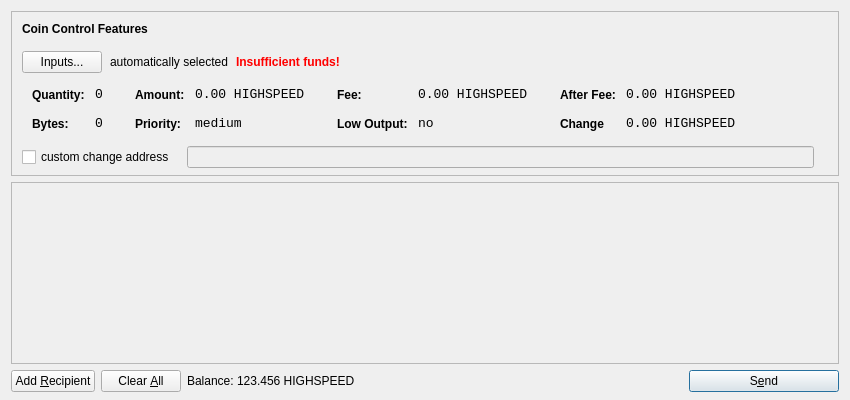
<?xml version="1.0" encoding="UTF-8"?>
<ui version="4.0">
 <class>SendCoinsDialog</class>
 <widget class="QDialog" name="SendCoinsDialog">
  <property name="geometry">
   <rect>
    <x>0</x>
    <y>0</y>
    <width>850</width>
    <height>400</height>
   </rect>
  </property>
  <property name="windowTitle">
   <string>Send Coins</string>
  </property>
  <layout class="QVBoxLayout" name="verticalLayout" stretch="0,1,0">
   <property name="bottomMargin">
    <number>8</number>
   </property>
   <item>
    <widget class="QFrame" name="frameCoinControl">
     <property name="sizePolicy">
      <sizepolicy hsizetype="Expanding" vsizetype="Expanding">
       <horstretch>0</horstretch>
       <verstretch>0</verstretch>
      </sizepolicy>
     </property>
     <property name="maximumSize">
      <size>
       <width>16777215</width>
       <height>16777215</height>
      </size>
     </property>
     <property name="frameShape">
      <enum>QFrame::StyledPanel</enum>
     </property>
     <property name="frameShadow">
      <enum>QFrame::Sunken</enum>
     </property>
     <layout class="QVBoxLayout" name="verticalLayoutCoinControl2">
      <property name="spacing">
       <number>-1</number>
      </property>
      <property name="leftMargin">
       <number>0</number>
      </property>
      <property name="topMargin">
       <number>0</number>
      </property>
      <property name="rightMargin">
       <number>0</number>
      </property>
      <property name="bottomMargin">
       <number>6</number>
      </property>
      <item>
       <layout class="QVBoxLayout" name="verticalLayoutCoinControl" stretch="0,0,0,0,1">
        <property name="spacing">
         <number>0</number>
        </property>
        <property name="leftMargin">
         <number>10</number>
        </property>
        <property name="topMargin">
         <number>10</number>
        </property>
        <item>
         <layout class="QHBoxLayout" name="horizontalLayoutCoinControl1">
          <property name="bottomMargin">
           <number>15</number>
          </property>
          <item>
           <widget class="QLabel" name="labelCoinControlFeatures">
            <property name="sizePolicy">
             <sizepolicy hsizetype="Preferred" vsizetype="Maximum">
              <horstretch>0</horstretch>
              <verstretch>0</verstretch>
             </sizepolicy>
            </property>
            <property name="font">
             <font>
              <weight>75</weight>
              <bold>true</bold>
             </font>
            </property>
            <property name="styleSheet">
             <string notr="true">font-weight:bold;</string>
            </property>
            <property name="text">
             <string>Coin Control Features</string>
            </property>
           </widget>
          </item>
         </layout>
        </item>
        <item>
         <layout class="QHBoxLayout" name="horizontalLayoutCoinControl2" stretch="0,0,0,0">
          <property name="spacing">
           <number>8</number>
          </property>
          <property name="bottomMargin">
           <number>10</number>
          </property>
          <item>
           <widget class="QPushButton" name="pushButtonCoinControl">
            <property name="styleSheet">
             <string notr="true"/>
            </property>
            <property name="text">
             <string>Inputs...</string>
            </property>
           </widget>
          </item>
          <item>
           <widget class="QLabel" name="labelCoinControlAutomaticallySelected">
            <property name="text">
             <string>automatically selected</string>
            </property>
            <property name="margin">
             <number>5</number>
            </property>
           </widget>
          </item>
          <item>
           <widget class="QLabel" name="labelCoinControlInsuffFunds">
            <property name="font">
             <font>
              <weight>75</weight>
              <bold>true</bold>
             </font>
            </property>
            <property name="styleSheet">
             <string notr="true">color:red;font-weight:bold;</string>
            </property>
            <property name="text">
             <string>Insufficient funds!</string>
            </property>
            <property name="margin">
             <number>5</number>
            </property>
           </widget>
          </item>
          <item>
           <spacer name="horizontalSpacerCoinControl">
            <property name="orientation">
             <enum>Qt::Horizontal</enum>
            </property>
            <property name="sizeHint" stdset="0">
             <size>
              <width>40</width>
              <height>1</height>
             </size>
            </property>
           </spacer>
          </item>
         </layout>
        </item>
        <item>
         <widget class="QWidget" name="widgetCoinControl" native="true">
          <property name="sizePolicy">
           <sizepolicy hsizetype="Preferred" vsizetype="Preferred">
            <horstretch>0</horstretch>
            <verstretch>0</verstretch>
           </sizepolicy>
          </property>
          <property name="minimumSize">
           <size>
            <width>0</width>
            <height>0</height>
           </size>
          </property>
          <property name="styleSheet">
           <string notr="true"/>
          </property>
          <layout class="QHBoxLayout" name="horizontalLayoutCoinControl5">
           <property name="margin">
            <number>0</number>
           </property>
           <item>
            <layout class="QHBoxLayout" name="horizontalLayoutCoinControl3" stretch="0,0,0,1">
             <property name="spacing">
              <number>20</number>
             </property>
             <property name="topMargin">
              <number>0</number>
             </property>
             <property name="bottomMargin">
              <number>10</number>
             </property>
             <item>
              <layout class="QFormLayout" name="formLayoutCoinControl1">
               <property name="horizontalSpacing">
                <number>10</number>
               </property>
               <property name="verticalSpacing">
                <number>14</number>
               </property>
               <property name="leftMargin">
                <number>10</number>
               </property>
               <property name="topMargin">
                <number>4</number>
               </property>
               <property name="rightMargin">
                <number>6</number>
               </property>
               <item row="0" column="0">
                <widget class="QLabel" name="labelCoinControlQuantityText">
                 <property name="styleSheet">
                  <string notr="true">font-weight:bold;</string>
                 </property>
                 <property name="text">
                  <string>Quantity:</string>
                 </property>
                 <property name="margin">
                  <number>0</number>
                 </property>
                </widget>
               </item>
               <item row="0" column="1">
                <widget class="QLabel" name="labelCoinControlQuantity">
                 <property name="font">
                  <font>
                   <family>Monospace</family>
                   <pointsize>10</pointsize>
                  </font>
                 </property>
                 <property name="cursor">
                  <cursorShape>IBeamCursor</cursorShape>
                 </property>
                 <property name="contextMenuPolicy">
                  <enum>Qt::ActionsContextMenu</enum>
                 </property>
                 <property name="text">
                  <string>0</string>
                 </property>
                 <property name="margin">
                  <number>0</number>
                 </property>
                 <property name="textInteractionFlags">
                  <set>Qt::LinksAccessibleByMouse|Qt::TextSelectableByKeyboard|Qt::TextSelectableByMouse</set>
                 </property>
                </widget>
               </item>
               <item row="1" column="0">
                <widget class="QLabel" name="labelCoinControlBytesText">
                 <property name="styleSheet">
                  <string notr="true">font-weight:bold;</string>
                 </property>
                 <property name="text">
                  <string>Bytes:</string>
                 </property>
                </widget>
               </item>
               <item row="1" column="1">
                <widget class="QLabel" name="labelCoinControlBytes">
                 <property name="font">
                  <font>
                   <family>Monospace</family>
                   <pointsize>10</pointsize>
                  </font>
                 </property>
                 <property name="cursor">
                  <cursorShape>IBeamCursor</cursorShape>
                 </property>
                 <property name="contextMenuPolicy">
                  <enum>Qt::ActionsContextMenu</enum>
                 </property>
                 <property name="text">
                  <string>0</string>
                 </property>
                 <property name="textInteractionFlags">
                  <set>Qt::LinksAccessibleByMouse|Qt::TextSelectableByKeyboard|Qt::TextSelectableByMouse</set>
                 </property>
                </widget>
               </item>
              </layout>
             </item>
             <item>
              <layout class="QFormLayout" name="formLayoutCoinControl2">
               <property name="horizontalSpacing">
                <number>10</number>
               </property>
               <property name="verticalSpacing">
                <number>14</number>
               </property>
               <property name="leftMargin">
                <number>6</number>
               </property>
               <property name="topMargin">
                <number>4</number>
               </property>
               <property name="rightMargin">
                <number>6</number>
               </property>
               <item row="0" column="0">
                <widget class="QLabel" name="labelCoinControlAmountText">
                 <property name="styleSheet">
                  <string notr="true">font-weight:bold;</string>
                 </property>
                 <property name="text">
                  <string>Amount:</string>
                 </property>
                 <property name="margin">
                  <number>0</number>
                 </property>
                </widget>
               </item>
               <item row="0" column="1">
                <widget class="QLabel" name="labelCoinControlAmount">
                 <property name="font">
                  <font>
                   <family>Monospace</family>
                   <pointsize>10</pointsize>
                  </font>
                 </property>
                 <property name="cursor">
                  <cursorShape>IBeamCursor</cursorShape>
                 </property>
                 <property name="contextMenuPolicy">
                  <enum>Qt::ActionsContextMenu</enum>
                 </property>
                 <property name="text">
                  <string>0.00 HIGHSPEED</string>
                 </property>
                 <property name="textInteractionFlags">
                  <set>Qt::LinksAccessibleByMouse|Qt::TextSelectableByKeyboard|Qt::TextSelectableByMouse</set>
                 </property>
                </widget>
               </item>
               <item row="1" column="0">
                <widget class="QLabel" name="labelCoinControlPriorityText">
                 <property name="styleSheet">
                  <string notr="true">font-weight:bold;</string>
                 </property>
                 <property name="text">
                  <string>Priority:</string>
                 </property>
                </widget>
               </item>
               <item row="1" column="1">
                <widget class="QLabel" name="labelCoinControlPriority">
                 <property name="font">
                  <font>
                   <family>Monospace</family>
                   <pointsize>10</pointsize>
                  </font>
                 </property>
                 <property name="cursor">
                  <cursorShape>IBeamCursor</cursorShape>
                 </property>
                 <property name="contextMenuPolicy">
                  <enum>Qt::ActionsContextMenu</enum>
                 </property>
                 <property name="text">
                  <string>medium</string>
                 </property>
                 <property name="textInteractionFlags">
                  <set>Qt::LinksAccessibleByMouse|Qt::TextSelectableByKeyboard|Qt::TextSelectableByMouse</set>
                 </property>
                </widget>
               </item>
              </layout>
             </item>
             <item>
              <layout class="QFormLayout" name="formLayoutCoinControl3">
               <property name="horizontalSpacing">
                <number>10</number>
               </property>
               <property name="verticalSpacing">
                <number>14</number>
               </property>
               <property name="leftMargin">
                <number>6</number>
               </property>
               <property name="topMargin">
                <number>4</number>
               </property>
               <property name="rightMargin">
                <number>6</number>
               </property>
               <item row="0" column="0">
                <widget class="QLabel" name="labelCoinControlFeeText">
                 <property name="styleSheet">
                  <string notr="true">font-weight:bold;</string>
                 </property>
                 <property name="text">
                  <string>Fee:</string>
                 </property>
                 <property name="margin">
                  <number>0</number>
                 </property>
                </widget>
               </item>
               <item row="0" column="1">
                <widget class="QLabel" name="labelCoinControlFee">
                 <property name="font">
                  <font>
                   <family>Monospace</family>
                   <pointsize>10</pointsize>
                  </font>
                 </property>
                 <property name="cursor">
                  <cursorShape>IBeamCursor</cursorShape>
                 </property>
                 <property name="contextMenuPolicy">
                  <enum>Qt::ActionsContextMenu</enum>
                 </property>
                 <property name="text">
                  <string>0.00 HIGHSPEED</string>
                 </property>
                 <property name="textInteractionFlags">
                  <set>Qt::LinksAccessibleByMouse|Qt::TextSelectableByKeyboard|Qt::TextSelectableByMouse</set>
                 </property>
                </widget>
               </item>
               <item row="1" column="0">
                <widget class="QLabel" name="labelCoinControlLowOutputText">
                 <property name="styleSheet">
                  <string notr="true">font-weight:bold;</string>
                 </property>
                 <property name="text">
                  <string>Low Output:</string>
                 </property>
                </widget>
               </item>
               <item row="1" column="1">
                <widget class="QLabel" name="labelCoinControlLowOutput">
                 <property name="font">
                  <font>
                   <family>Monospace</family>
                   <pointsize>10</pointsize>
                  </font>
                 </property>
                 <property name="cursor">
                  <cursorShape>IBeamCursor</cursorShape>
                 </property>
                 <property name="contextMenuPolicy">
                  <enum>Qt::ActionsContextMenu</enum>
                 </property>
                 <property name="text">
                  <string>no</string>
                 </property>
                 <property name="textInteractionFlags">
                  <set>Qt::LinksAccessibleByMouse|Qt::TextSelectableByKeyboard|Qt::TextSelectableByMouse</set>
                 </property>
                </widget>
               </item>
              </layout>
             </item>
             <item>
              <layout class="QFormLayout" name="formLayoutCoinControl4">
               <property name="horizontalSpacing">
                <number>10</number>
               </property>
               <property name="verticalSpacing">
                <number>14</number>
               </property>
               <property name="leftMargin">
                <number>6</number>
               </property>
               <property name="topMargin">
                <number>4</number>
               </property>
               <property name="rightMargin">
                <number>6</number>
               </property>
               <item row="0" column="0">
                <widget class="QLabel" name="labelCoinControlAfterFeeText">
                 <property name="styleSheet">
                  <string notr="true">font-weight:bold;</string>
                 </property>
                 <property name="text">
                  <string>After Fee:</string>
                 </property>
                 <property name="margin">
                  <number>0</number>
                 </property>
                </widget>
               </item>
               <item row="0" column="1">
                <widget class="QLabel" name="labelCoinControlAfterFee">
                 <property name="font">
                  <font>
                   <family>Monospace</family>
                   <pointsize>10</pointsize>
                  </font>
                 </property>
                 <property name="cursor">
                  <cursorShape>IBeamCursor</cursorShape>
                 </property>
                 <property name="contextMenuPolicy">
                  <enum>Qt::ActionsContextMenu</enum>
                 </property>
                 <property name="text">
                  <string>0.00 HIGHSPEED</string>
                 </property>
                 <property name="textInteractionFlags">
                  <set>Qt::LinksAccessibleByMouse|Qt::TextSelectableByKeyboard|Qt::TextSelectableByMouse</set>
                 </property>
                </widget>
               </item>
               <item row="1" column="0">
                <widget class="QLabel" name="labelCoinControlChangeText">
                 <property name="styleSheet">
                  <string notr="true">font-weight:bold;</string>
                 </property>
                 <property name="text">
                  <string>Change</string>
                 </property>
                </widget>
               </item>
               <item row="1" column="1">
                <widget class="QLabel" name="labelCoinControlChange">
                 <property name="font">
                  <font>
                   <family>Monospace</family>
                   <pointsize>10</pointsize>
                  </font>
                 </property>
                 <property name="cursor">
                  <cursorShape>IBeamCursor</cursorShape>
                 </property>
                 <property name="contextMenuPolicy">
                  <enum>Qt::ActionsContextMenu</enum>
                 </property>
                 <property name="text">
                  <string>0.00 HIGHSPEED</string>
                 </property>
                 <property name="textInteractionFlags">
                  <set>Qt::LinksAccessibleByMouse|Qt::TextSelectableByKeyboard|Qt::TextSelectableByMouse</set>
                 </property>
                </widget>
               </item>
              </layout>
             </item>
            </layout>
           </item>
          </layout>
         </widget>
        </item>
        <item>
         <layout class="QHBoxLayout" name="horizontalLayoutCoinControl4" stretch="0,0,0">
          <property name="spacing">
           <number>12</number>
          </property>
          <property name="sizeConstraint">
           <enum>QLayout::SetDefaultConstraint</enum>
          </property>
          <property name="topMargin">
           <number>5</number>
          </property>
          <property name="rightMargin">
           <number>5</number>
          </property>
          <item>
           <widget class="QCheckBox" name="checkBoxCoinControlChange">
            <property name="text">
             <string>custom change address</string>
            </property>
           </widget>
          </item>
          <item>
           <widget class="QLineEdit" name="lineEditCoinControlChange">
            <property name="enabled">
             <bool>false</bool>
            </property>
            <property name="sizePolicy">
             <sizepolicy hsizetype="Expanding" vsizetype="Fixed">
              <horstretch>0</horstretch>
              <verstretch>0</verstretch>
             </sizepolicy>
            </property>
           </widget>
          </item>
          <item>
           <widget class="QLabel" name="labelCoinControlChangeLabel">
            <property name="sizePolicy">
             <sizepolicy hsizetype="Preferred" vsizetype="Expanding">
              <horstretch>0</horstretch>
              <verstretch>0</verstretch>
             </sizepolicy>
            </property>
            <property name="minimumSize">
             <size>
              <width>0</width>
              <height>0</height>
             </size>
            </property>
            <property name="text">
             <string/>
            </property>
            <property name="margin">
             <number>3</number>
            </property>
           </widget>
          </item>
         </layout>
        </item>
        <item>
         <spacer name="verticalSpacerCoinControl">
          <property name="orientation">
           <enum>Qt::Vertical</enum>
          </property>
          <property name="sizeHint" stdset="0">
           <size>
            <width>800</width>
            <height>1</height>
           </size>
          </property>
         </spacer>
        </item>
       </layout>
      </item>
     </layout>
    </widget>
   </item>
   <item>
    <widget class="QScrollArea" name="scrollArea">
     <property name="widgetResizable">
      <bool>true</bool>
     </property>
     <widget class="QWidget" name="scrollAreaWidgetContents">
      <property name="geometry">
       <rect>
        <x>0</x>
        <y>0</y>
        <width>830</width>
        <height>165</height>
       </rect>
      </property>
      <layout class="QVBoxLayout" name="verticalLayout_2">
       <property name="margin">
        <number>0</number>
       </property>
       <item>
        <layout class="QVBoxLayout" name="entries">
         <property name="spacing">
          <number>6</number>
         </property>
        </layout>
       </item>
       <item>
        <spacer name="verticalSpacer">
         <property name="orientation">
          <enum>Qt::Vertical</enum>
         </property>
         <property name="sizeHint" stdset="0">
          <size>
           <width>20</width>
           <height>40</height>
          </size>
         </property>
        </spacer>
       </item>
      </layout>
     </widget>
    </widget>
   </item>
   <item>
    <layout class="QHBoxLayout" name="horizontalLayout">
     <item>
      <widget class="QPushButton" name="addButton">
       <property name="toolTip">
        <string>Send to multiple recipients at once</string>
       </property>
       <property name="text">
        <string>Add &amp;Recipient</string>
       </property>
       <property name="icon">
        <iconset resource="../bitcoin.qrc">
         <normaloff>:/icons/add</normaloff>:/icons/add</iconset>
       </property>
       <property name="autoDefault">
        <bool>false</bool>
       </property>
      </widget>
     </item>
     <item>
      <widget class="QPushButton" name="clearButton">
       <property name="sizePolicy">
        <sizepolicy hsizetype="Minimum" vsizetype="Fixed">
         <horstretch>0</horstretch>
         <verstretch>0</verstretch>
        </sizepolicy>
       </property>
       <property name="toolTip">
        <string>Remove all transaction fields</string>
       </property>
       <property name="text">
        <string>Clear &amp;All</string>
       </property>
       <property name="icon">
        <iconset resource="../bitcoin.qrc">
         <normaloff>:/icons/remove</normaloff>:/icons/remove</iconset>
       </property>
       <property name="autoRepeatDelay">
        <number>300</number>
       </property>
       <property name="autoDefault">
        <bool>false</bool>
       </property>
      </widget>
     </item>
     <item>
      <layout class="QHBoxLayout" name="horizontalLayout_2">
       <property name="spacing">
        <number>3</number>
       </property>
       <item>
        <widget class="QLabel" name="label">
         <property name="sizePolicy">
          <sizepolicy hsizetype="Preferred" vsizetype="Fixed">
           <horstretch>0</horstretch>
           <verstretch>0</verstretch>
          </sizepolicy>
         </property>
         <property name="text">
          <string>Balance:</string>
         </property>
        </widget>
       </item>
       <item>
        <widget class="QLabel" name="labelBalance">
         <property name="sizePolicy">
          <sizepolicy hsizetype="Preferred" vsizetype="Fixed">
           <horstretch>0</horstretch>
           <verstretch>0</verstretch>
          </sizepolicy>
         </property>
         <property name="cursor">
          <cursorShape>IBeamCursor</cursorShape>
         </property>
         <property name="text">
          <string>123.456 HIGHSPEED</string>
         </property>
         <property name="textInteractionFlags">
          <set>Qt::LinksAccessibleByMouse|Qt::TextSelectableByKeyboard|Qt::TextSelectableByMouse</set>
         </property>
        </widget>
       </item>
      </layout>
     </item>
     <item>
      <spacer name="horizontalSpacer">
       <property name="orientation">
        <enum>Qt::Horizontal</enum>
       </property>
       <property name="sizeHint" stdset="0">
        <size>
         <width>40</width>
         <height>20</height>
        </size>
       </property>
      </spacer>
     </item>
     <item>
      <widget class="QPushButton" name="sendButton">
       <property name="minimumSize">
        <size>
         <width>150</width>
         <height>0</height>
        </size>
       </property>
       <property name="toolTip">
        <string>Confirm the send action</string>
       </property>
       <property name="text">
        <string>S&amp;end</string>
       </property>
       <property name="icon">
        <iconset resource="../bitcoin.qrc">
         <normaloff>:/icons/send</normaloff>:/icons/send</iconset>
       </property>
       <property name="default">
        <bool>true</bool>
       </property>
      </widget>
     </item>
    </layout>
   </item>
  </layout>
 </widget>
 <resources>
  <include location="../bitcoin.qrc"/>
 </resources>
 <connections/>
</ui>
